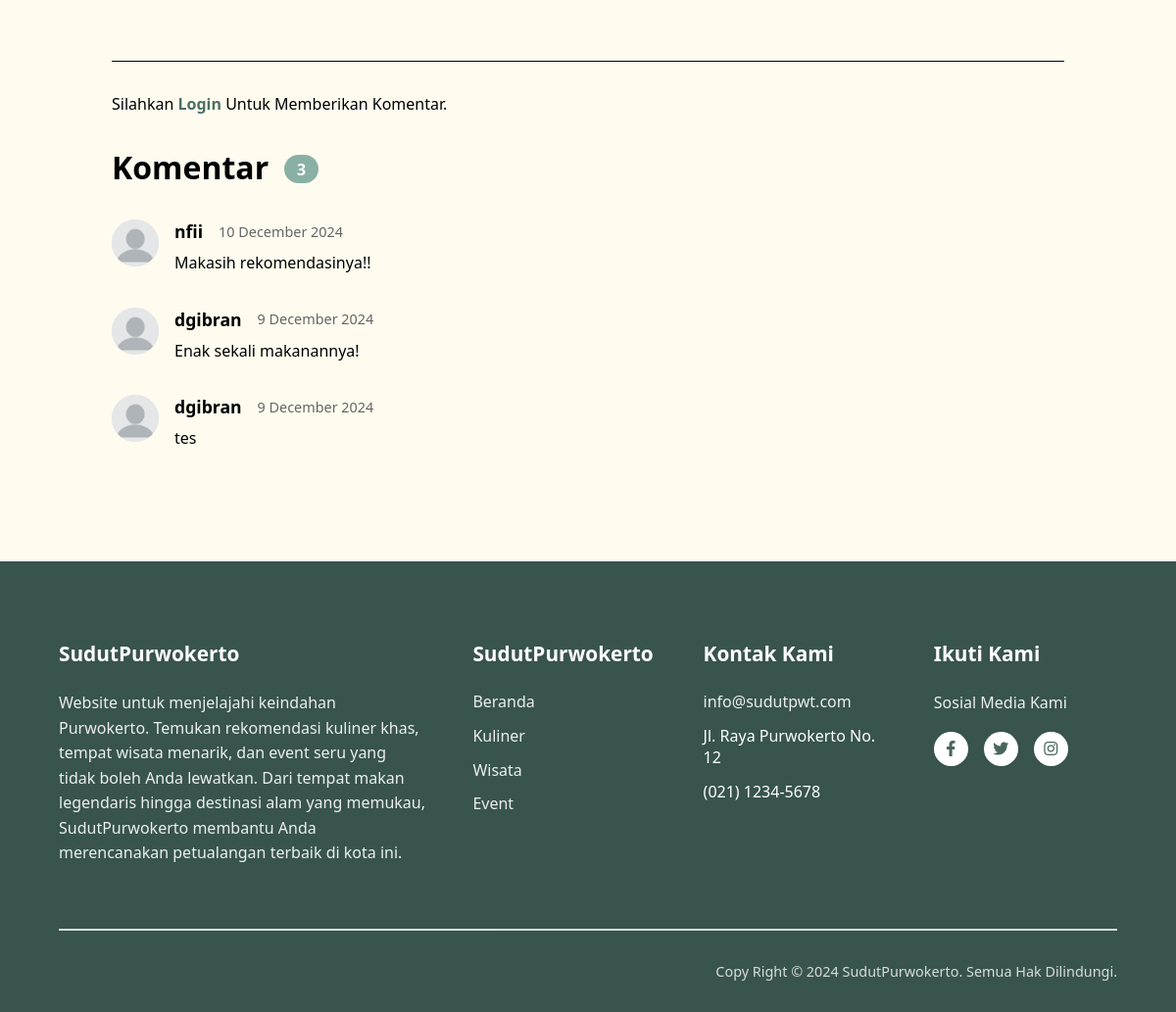
The page /posted-detail.php?type=kuliner&id=102 (lower part) on the database as committed earlier.
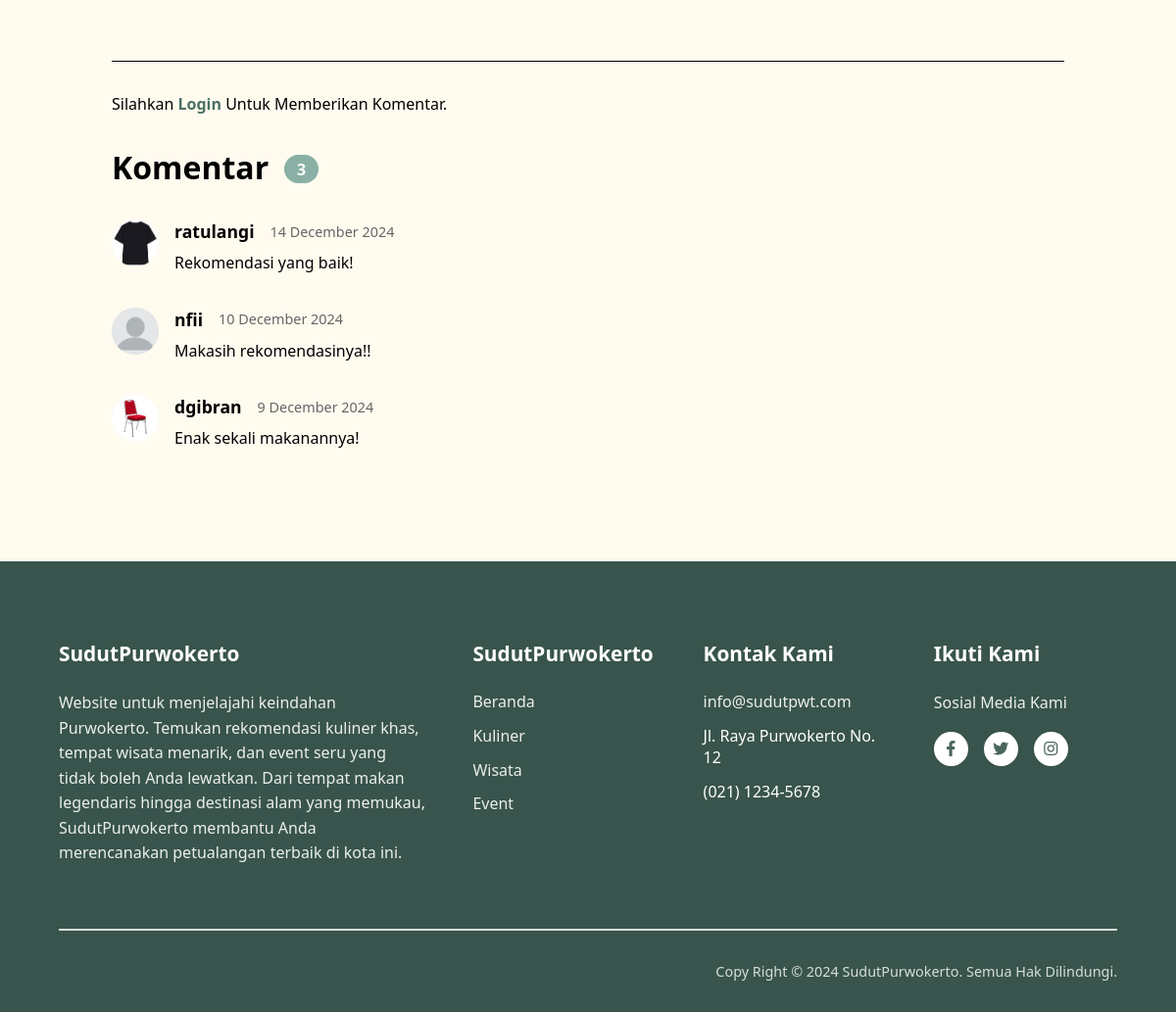
The same page on the database as committed later.
### tables this page shows
CREATE TABLE `komentar` (
  `id_komentar` int(11) NOT NULL,
  `id_postingan` int(11) NOT NULL,
  `type_postingan` enum('kuliner','wisata','event') NOT NULL,
  `id_akun` int(11) NOT NULL,
  `isi_komentar` text NOT NULL,
  `tanggal_komentar` datetime DEFAULT current_timestamp()
);

CREATE TABLE `akun` (
  `id_akun` int(11) NOT NULL,
  `nama_lengkap` varchar(100) NOT NULL,
  `email` varchar(100) NOT NULL,
  `username` varchar(50) NOT NULL,
  `password` varchar(255) NOT NULL,
  `role` enum('admin','user') NOT NULL,
  `foto` varchar(255) DEFAULT NULL
);

### posted-detail.php (the view, shortened to what this page needs)
<?php
require "koneksi.php";
$type = isset($_GET['type']) ? $_GET['type'] : '';
$id = isset($_GET['id']) ? intval($_GET['id']) : 0;
if ($type == 'kuliner') {
    $query = "SELECT nama_kuliner AS nama, lokasi_kuliner AS lokasi, foto_kuliner AS foto,
              deskripsi_kuliner AS deskripsi, menu, range_harga, jam_kuliner AS jam
              FROM tempat_kuliner WHERE id_kuliner = $id";
} elseif ($type == 'wisata') {
    $query = "SELECT nama_wisata AS nama, lokasi_wisata AS lokasi, foto_wisata AS foto,
              deskripsi_wisata AS deskripsi, fasilitas_wisata AS fasilitas, tiket_wisata AS tiket,
              jam_wisata AS jam FROM tempat_wisata WHERE id_wisata = $id";
} elseif ($type == 'event') {
    $query = "SELECT nama_event AS nama, tanggal_event AS tanggal, lokasi_event AS lokasi,
              foto_event AS foto, deskripsi_event AS deskripsi, waktu_event AS waktu,
              tiket_event AS tiket, socmed_event AS socmed
              FROM event WHERE id_event = $id";
} else {
    echo "Jenis postingan tidak valid.";
    exit;
}
$result = mysqli_query($conn, $query);
if ($row = mysqli_fetch_assoc($result)) {
    ?>
<!DOCTYPE html>
<html lang="en">
<head>
    <link rel="stylesheet" href="https://cdnjs.cloudflare.com/ajax/libs/font-awesome/5.15.4/css/all.min.css">
    <link rel="stylesheet" href="css/posted-detail.css">
</head>
<body>
    <div class="content-container">
        <div style="padding: 2rem 5% 0 5%;">
            <div style="border-top: 1px solid #000; margin-bottom: 2rem;"></div>
            <?php if (!isset($_SESSION['id_akun'])): ?>
                <p style="margin-bottom: 2rem;">
                Silahkan <a href="login.php" style="color: #4B7065; text-decoration: none;"><b>Login</b></a> Untuk Memberikan Komentar.
                </p>
            <?php endif; ?>
            <div style="margin-bottom: 2rem;">
                <h2 style="font-size: 2rem; display: flex; align-items: center; margin: 0;">
                    Komentar
                    <span style="background: #8AB0A6;
                                color: white;
                                padding: 0.2rem 0.8rem;
                                border-radius: 20px;
                                font-size: 1rem;
                                margin-left: 1rem;
                                position: relative;
                                top: 2px;">
                         <?php
                        $jumlahkomentarQuery = "SELECT * FROM komentar WHERE id_postingan = $id AND type_postingan = '$type'";
                        $jumlahkomentarResult = mysqli_query($conn, $jumlahkomentarQuery);
                        echo mysqli_num_rows($jumlahkomentarResult);
                        ?>
                    </span>
                </h2>
            </div>
            <?php
                $komentarQuery = "SELECT k.isi_komentar, k.tanggal_komentar, a.username, a.foto
                                FROM komentar k
                                JOIN akun a ON k.id_akun = a.id_akun
                                WHERE k.id_postingan = $id AND k.type_postingan = '$type'
                                ORDER BY k.tanggal_komentar DESC LIMIT 3";
                $komentarResult = mysqli_query($conn, $komentarQuery);
                if (mysqli_num_rows($komentarResult) > 0) {
                    echo '<div style="display: flex; flex-direction: column; gap: 2rem;">';
                    while ($komentar = mysqli_fetch_assoc($komentarResult)) {
                        $username = htmlspecialchars($komentar['username']);
                        $fotoProfile = $komentar['foto'];
                            $fotoPath = "userimage/" . $fotoProfile;
                            if (empty($fotoProfile) || !file_exists($fotoPath)) {
                                $fotoPath = "userimage/pp.png";
                            }
                        $tanggal = htmlspecialchars($komentar['tanggal_komentar']);
                            $tanggalKomen = new DateTime($tanggal);
                            $tanggalKomentar = $tanggalKomen->format('j F Y');
                        $isiKomentar = htmlspecialchars($komentar['isi_komentar']);
                        echo '
                        <div style="display: flex; gap: 1rem;">
                            <img src="' . $fotoPath . '" alt="User Avatar" style="width: 48px; height: 48px; border-radius: 50%; background: #eee;">
                            <div>
                                <div style="display: flex; align-items: center; gap: 1rem; margin-bottom: 0.5rem;">
                                    <h3 style="font-size: 1.1rem;">' . $username . '</h3>
                                    <span style="color: #666; font-size: 0.9rem;">' . $tanggalKomentar . '</span>
                                </div>
                                <p style="line-height: 1.6;">' . $isiKomentar . '</p>
                            </div>
                        </div>';
                    }
                    echo '</div>';
                } else {
                    echo "<p>Tidak ada komentar.</p>";
                }
            }
            ?>
        </div>
    </div>
     <?php include "footer.php"; ?>
</body>
</html>

### footer.php
<footer class="footer curved-top">
        <div class="footer-container">
            <div class="footer-column">
                <h3>SudutPurwokerto</h3>
                <p>Website untuk menjelajahi keindahan Purwokerto. Temukan rekomendasi kuliner khas, tempat wisata menarik, dan event seru yang tidak boleh Anda lewatkan. Dari tempat makan legendaris hingga destinasi alam yang memukau, SudutPurwokerto membantu Anda merencanakan petualangan terbaik di kota ini.</p>
            </div>
            <div class="footer-column">
                <h3>SudutPurwokerto</h3>
                <ul>
                    <li><a href="../sudutpurwokerto/">Beranda</a></li>
                    <li><a href="posted.php?type=kuliner">Kuliner</a></li>
                    <li><a href="posted.php?type=wisata">Wisata</a></li>
                    <li><a href="posted.php?type=event">Event</a></li>
                </ul>
            </div>
            <div class="footer-column">
                <h3>Kontak Kami</h3>
                <ul>
                    <li><a href="mailto:info@sudutpwt.com">info@sudutpwt.com</a></li>
                    <li>Jl. Raya Purwokerto No. 12</li>
                    <li>(021) 1234-5678</li>
                </ul>
            </div>
            <div class="footer-column">
                <h3>Ikuti Kami</h3>
                <p>Sosial Media Kami</p>
                <div class="social-links">
                    <a href="#" class="social-icon"><i class="fab fa-facebook-f"></i></a>
                    <a href="#" class="social-icon"><i class="fab fa-twitter"></i></a>
                    <a href="#" class="social-icon"><i class="fab fa-instagram"></i></a>
                </div>
            </div>
        </div>
        <div class="copyright">
            <p>Copy Right © 2024 SudutPurwokerto. Semua Hak Dilindungi.</p>
        </div>
    </footer>

### css/posted-detail.css (style rules this page uses)
* { margin: 0; padding: 0; box-sizing: border-box; font-family: 'Segoe UI', sans-serif; }
.footer { background: #38544C; border-radius: 0; padding: 5rem 5% 2rem; position: relative; z-index: 6; margin: 0; }
.footer-container { max-width: 1200px; margin: 0 auto; display: grid; grid-template-columns: 2fr 1fr 1fr 1fr; gap: 3rem; margin-top: 0; }
.footer-column h3 { font-size: 1.3rem; margin-bottom: 1.5rem; font-weight: 600; color: white; }
.footer-column p { line-height: 1.6; opacity: 0.9; margin-bottom: 1rem; color: white; }
.footer-column ul { list-style: none; padding: 0; }
.footer-column ul li { margin-bottom: 0.8rem; color: white; }
.footer-column ul li a { color: white; text-decoration: none; opacity: 0.9; transition: opacity 0.3s ease; }
.social-links { display: flex; gap: 1rem; margin-top: 1rem; }
.social-icon { width: 35px; height: 35px; background: white; border-radius: 50%; display: flex; align-items: center; justify-content: center; color: #4A665B; text-decoration: none; transition: transform 0.3s ease; }
.copyright { margin-top: 3rem; padding-top: 2rem; border-top: 2px solid white; text-align: right; opacity: 0.8; font-size: 0.9rem; color: white; }
body { background: rgb(255, 251, 239); }
.content-container { background: rgb(255, 251, 239); min-height: 100vh; padding: 2rem 5% 7rem 5%; }

Rows that differ between the two databases and show on the page:
removed komentar: id_akun.username "dgibran", tanggal_komentar "9 December 2024", isi_komentar "tes"
added komentar: id_akun.foto (picture), id_akun.username "ratulangi", tanggal_komentar "14 December 2024", isi_komentar "Rekomendasi yang baik!"
changed through a linked row, komentar "Enak sekali makanannya!": id_akun.foto: picture added in place of a placeholder
